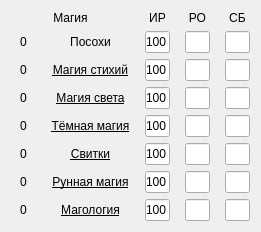
   <widget class="QWidget" name="verticalLayoutWidget_10">
    <property name="geometry">
     <rect>
      <x>820</x>
      <y>300</y>
      <width>261</width>
      <height>213</height>
     </rect>
    </property>
    <layout class="QVBoxLayout" name="verticalLayout_10">
     <item>
      <layout class="QHBoxLayout" name="horizontalLayout_70">
       <property name="spacing">
        <number>15</number>
       </property>
       <item>
        <widget class="QLabel" name="label_139">
         <property name="text">
          <string>Магия</string>
         </property>
         <property name="alignment">
          <set>Qt::AlignCenter</set>
         </property>
        </widget>
       </item>
       <item>
        <widget class="QLabel" name="label_140">
         <property name="maximumSize">
          <size>
           <width>25</width>
           <height>16777215</height>
          </size>
         </property>
         <property name="text">
          <string>ИР</string>
         </property>
         <property name="alignment">
          <set>Qt::AlignCenter</set>
         </property>
        </widget>
       </item>
       <item>
        <widget class="QLabel" name="label_141">
         <property name="maximumSize">
          <size>
           <width>25</width>
           <height>16777215</height>
          </size>
         </property>
         <property name="text">
          <string>РО</string>
         </property>
         <property name="alignment">
          <set>Qt::AlignCenter</set>
         </property>
        </widget>
       </item>
       <item>
        <widget class="QLabel" name="label_142">
         <property name="maximumSize">
          <size>
           <width>25</width>
           <height>16777215</height>
          </size>
         </property>
         <property name="text">
          <string>СБ</string>
         </property>
         <property name="alignment">
          <set>Qt::AlignCenter</set>
         </property>
        </widget>
       </item>
      </layout>
     </item>
     <item>
      <layout class="QHBoxLayout" name="horizontalLayout_71">
       <property name="spacing">
        <number>15</number>
       </property>
       <property name="leftMargin">
        <number>0</number>
       </property>
       <property name="rightMargin">
        <number>0</number>
       </property>
       <item>
        <widget class="QLabel" name="label_143">
         <property name="maximumSize">
          <size>
           <width>25</width>
           <height>16777215</height>
          </size>
         </property>
         <property name="text">
          <string>0</string>
         </property>
         <property name="alignment">
          <set>Qt::AlignCenter</set>
         </property>
        </widget>
       </item>
       <item>
        <widget class="QLabel" name="label_144">
         <property name="font">
          <font>
           <underline>false</underline>
          </font>
         </property>
         <property name="text">
          <string>Посохи</string>
         </property>
         <property name="alignment">
          <set>Qt::AlignCenter</set>
         </property>
        </widget>
       </item>
       <item>
        <widget class="QLineEdit" name="lineEdit_130">
         <property name="maximumSize">
          <size>
           <width>25</width>
           <height>16777215</height>
          </size>
         </property>
         <property name="text">
          <string>100</string>
         </property>
         <property name="alignment">
          <set>Qt::AlignCenter</set>
         </property>
        </widget>
       </item>
       <item>
        <widget class="QLineEdit" name="lineEdit_131">
         <property name="maximumSize">
          <size>
           <width>25</width>
           <height>16777215</height>
          </size>
         </property>
         <property name="alignment">
          <set>Qt::AlignCenter</set>
         </property>
        </widget>
       </item>
       <item>
        <widget class="QLineEdit" name="lineEdit_132">
         <property name="maximumSize">
          <size>
           <width>25</width>
           <height>16777215</height>
          </size>
         </property>
         <property name="alignment">
          <set>Qt::AlignCenter</set>
         </property>
        </widget>
       </item>
      </layout>
     </item>
     <item>
      <layout class="QHBoxLayout" name="horizontalLayout_72">
       <property name="spacing">
        <number>15</number>
       </property>
       <property name="leftMargin">
        <number>0</number>
       </property>
       <property name="rightMargin">
        <number>0</number>
       </property>
       <item>
        <widget class="QLabel" name="label_145">
         <property name="maximumSize">
          <size>
           <width>25</width>
           <height>16777215</height>
          </size>
         </property>
         <property name="text">
          <string>0</string>
         </property>
         <property name="alignment">
          <set>Qt::AlignCenter</set>
         </property>
        </widget>
       </item>
       <item>
        <widget class="QLabel" name="label_146">
         <property name="font">
          <font>
           <underline>true</underline>
          </font>
         </property>
         <property name="text">
          <string>Магия стихий</string>
         </property>
         <property name="alignment">
          <set>Qt::AlignCenter</set>
         </property>
        </widget>
       </item>
       <item>
        <widget class="QLineEdit" name="lineEdit_133">
         <property name="maximumSize">
          <size>
           <width>25</width>
           <height>16777215</height>
          </size>
         </property>
         <property name="text">
          <string>100</string>
         </property>
         <property name="alignment">
          <set>Qt::AlignCenter</set>
         </property>
        </widget>
       </item>
       <item>
        <widget class="QLineEdit" name="lineEdit_134">
         <property name="maximumSize">
          <size>
           <width>25</width>
           <height>16777215</height>
          </size>
         </property>
         <property name="alignment">
          <set>Qt::AlignCenter</set>
         </property>
        </widget>
       </item>
       <item>
        <widget class="QLineEdit" name="lineEdit_135">
         <property name="maximumSize">
          <size>
           <width>25</width>
           <height>16777215</height>
          </size>
         </property>
         <property name="alignment">
          <set>Qt::AlignCenter</set>
         </property>
        </widget>
       </item>
      </layout>
     </item>
     <item>
      <layout class="QHBoxLayout" name="horizontalLayout_73">
       <property name="spacing">
        <number>15</number>
       </property>
       <property name="leftMargin">
        <number>0</number>
       </property>
       <property name="rightMargin">
        <number>0</number>
       </property>
       <item>
        <widget class="QLabel" name="label_147">
         <property name="maximumSize">
          <size>
           <width>25</width>
           <height>16777215</height>
          </size>
         </property>
         <property name="text">
          <string>0</string>
         </property>
         <property name="alignment">
          <set>Qt::AlignCenter</set>
         </property>
        </widget>
       </item>
       <item>
        <widget class="QLabel" name="label_148">
         <property name="font">
          <font>
           <underline>true</underline>
          </font>
         </property>
         <property name="text">
          <string>Магия света</string>
         </property>
         <property name="alignment">
          <set>Qt::AlignCenter</set>
         </property>
        </widget>
       </item>
       <item>
        <widget class="QLineEdit" name="lineEdit_136">
         <property name="maximumSize">
          <size>
           <width>25</width>
           <height>16777215</height>
          </size>
         </property>
         <property name="text">
          <string>100</string>
         </property>
         <property name="alignment">
          <set>Qt::AlignCenter</set>
         </property>
        </widget>
       </item>
       <item>
        <widget class="QLineEdit" name="lineEdit_137">
         <property name="maximumSize">
          <size>
           <width>25</width>
           <height>16777215</height>
          </size>
         </property>
         <property name="alignment">
          <set>Qt::AlignCenter</set>
         </property>
        </widget>
       </item>
       <item>
        <widget class="QLineEdit" name="lineEdit_138">
         <property name="maximumSize">
          <size>
           <width>25</width>
           <height>16777215</height>
          </size>
         </property>
         <property name="alignment">
          <set>Qt::AlignCenter</set>
         </property>
        </widget>
       </item>
      </layout>
     </item>
     <item>
      <layout class="QHBoxLayout" name="horizontalLayout_74">
       <property name="spacing">
        <number>15</number>
       </property>
       <property name="leftMargin">
        <number>0</number>
       </property>
       <property name="rightMargin">
        <number>0</number>
       </property>
       <item>
        <widget class="QLabel" name="label_149">
         <property name="maximumSize">
          <size>
           <width>25</width>
           <height>16777215</height>
          </size>
         </property>
         <property name="text">
          <string>0</string>
         </property>
         <property name="alignment">
          <set>Qt::AlignCenter</set>
         </property>
        </widget>
       </item>
       <item>
        <widget class="QLabel" name="label_150">
         <property name="font">
          <font>
           <underline>true</underline>
          </font>
         </property>
         <property name="text">
          <string>Тёмная магия</string>
         </property>
         <property name="alignment">
          <set>Qt::AlignCenter</set>
         </property>
        </widget>
       </item>
       <item>
        <widget class="QLineEdit" name="lineEdit_139">
         <property name="maximumSize">
          <size>
           <width>25</width>
           <height>16777215</height>
          </size>
         </property>
         <property name="text">
          <string>100</string>
         </property>
         <property name="alignment">
          <set>Qt::AlignCenter</set>
         </property>
        </widget>
       </item>
       <item>
        <widget class="QLineEdit" name="lineEdit_140">
         <property name="maximumSize">
          <size>
           <width>25</width>
           <height>16777215</height>
          </size>
         </property>
         <property name="alignment">
          <set>Qt::AlignCenter</set>
         </property>
        </widget>
       </item>
       <item>
        <widget class="QLineEdit" name="lineEdit_141">
         <property name="maximumSize">
          <size>
           <width>25</width>
           <height>16777215</height>
          </size>
         </property>
         <property name="alignment">
          <set>Qt::AlignCenter</set>
         </property>
        </widget>
       </item>
      </layout>
     </item>
     <item>
      <layout class="QHBoxLayout" name="horizontalLayout_75">
       <property name="spacing">
        <number>15</number>
       </property>
       <property name="leftMargin">
        <number>0</number>
       </property>
       <property name="rightMargin">
        <number>0</number>
       </property>
       <item>
        <widget class="QLabel" name="label_151">
         <property name="maximumSize">
          <size>
           <width>25</width>
           <height>16777215</height>
          </size>
         </property>
         <property name="text">
          <string>0</string>
         </property>
         <property name="alignment">
          <set>Qt::AlignCenter</set>
         </property>
        </widget>
       </item>
       <item>
        <widget class="QLabel" name="label_152">
         <property name="font">
          <font>
           <underline>true</underline>
          </font>
         </property>
         <property name="text">
          <string>Свитки</string>
         </property>
         <property name="alignment">
          <set>Qt::AlignCenter</set>
         </property>
        </widget>
       </item>
       <item>
        <widget class="QLineEdit" name="lineEdit_142">
         <property name="maximumSize">
          <size>
           <width>25</width>
           <height>16777215</height>
          </size>
         </property>
         <property name="text">
          <string>100</string>
         </property>
         <property name="alignment">
          <set>Qt::AlignCenter</set>
         </property>
        </widget>
       </item>
       <item>
        <widget class="QLineEdit" name="lineEdit_143">
         <property name="maximumSize">
          <size>
           <width>25</width>
           <height>16777215</height>
          </size>
         </property>
         <property name="alignment">
          <set>Qt::AlignCenter</set>
         </property>
        </widget>
       </item>
       <item>
        <widget class="QLineEdit" name="lineEdit_144">
         <property name="maximumSize">
          <size>
           <width>25</width>
           <height>16777215</height>
          </size>
         </property>
         <property name="alignment">
          <set>Qt::AlignCenter</set>
         </property>
        </widget>
       </item>
      </layout>
     </item>
     <item>
      <layout class="QHBoxLayout" name="horizontalLayout_76">
       <property name="spacing">
        <number>15</number>
       </property>
       <property name="leftMargin">
        <number>0</number>
       </property>
       <property name="rightMargin">
        <number>0</number>
       </property>
       <item>
        <widget class="QLabel" name="label_153">
         <property name="maximumSize">
          <size>
           <width>25</width>
           <height>16777215</height>
          </size>
         </property>
         <property name="text">
          <string>0</string>
         </property>
         <property name="alignment">
          <set>Qt::AlignCenter</set>
         </property>
        </widget>
       </item>
       <item>
        <widget class="QLabel" name="label_154">
         <property name="font">
          <font>
           <underline>true</underline>
          </font>
         </property>
         <property name="text">
          <string>Рунная магия</string>
         </property>
         <property name="alignment">
          <set>Qt::AlignCenter</set>
         </property>
        </widget>
       </item>
       <item>
        <widget class="QLineEdit" name="lineEdit_145">
         <property name="maximumSize">
          <size>
           <width>25</width>
           <height>16777215</height>
          </size>
         </property>
         <property name="text">
          <string>100</string>
         </property>
         <property name="alignment">
          <set>Qt::AlignCenter</set>
         </property>
        </widget>
       </item>
       <item>
        <widget class="QLineEdit" name="lineEdit_146">
         <property name="maximumSize">
          <size>
           <width>25</width>
           <height>16777215</height>
          </size>
         </property>
         <property name="alignment">
          <set>Qt::AlignCenter</set>
         </property>
        </widget>
       </item>
       <item>
        <widget class="QLineEdit" name="lineEdit_147">
         <property name="maximumSize">
          <size>
           <width>25</width>
           <height>16777215</height>
          </size>
         </property>
         <property name="alignment">
          <set>Qt::AlignCenter</set>
         </property>
        </widget>
       </item>
      </layout>
     </item>
     <item>
      <layout class="QHBoxLayout" name="horizontalLayout_77">
       <property name="spacing">
        <number>15</number>
       </property>
       <property name="leftMargin">
        <number>0</number>
       </property>
       <property name="rightMargin">
        <number>0</number>
       </property>
       <item>
        <widget class="QLabel" name="label_155">
         <property name="maximumSize">
          <size>
           <width>25</width>
           <height>16777215</height>
          </size>
         </property>
         <property name="text">
          <string>0</string>
         </property>
         <property name="alignment">
          <set>Qt::AlignCenter</set>
         </property>
        </widget>
       </item>
       <item>
        <widget class="QLabel" name="label_156">
         <property name="font">
          <font>
           <underline>true</underline>
          </font>
         </property>
         <property name="text">
          <string>Магология</string>
         </property>
         <property name="alignment">
          <set>Qt::AlignCenter</set>
         </property>
        </widget>
       </item>
       <item>
        <widget class="QLineEdit" name="lineEdit_148">
         <property name="maximumSize">
          <size>
           <width>25</width>
           <height>16777215</height>
          </size>
         </property>
         <property name="text">
          <string>100</string>
         </property>
         <property name="alignment">
          <set>Qt::AlignCenter</set>
         </property>
        </widget>
       </item>
       <item>
        <widget class="QLineEdit" name="lineEdit_149">
         <property name="maximumSize">
          <size>
           <width>25</width>
           <height>16777215</height>
          </size>
         </property>
         <property name="alignment">
          <set>Qt::AlignCenter</set>
         </property>
        </widget>
       </item>
       <item>
        <widget class="QLineEdit" name="lineEdit_150">
         <property name="maximumSize">
          <size>
           <width>25</width>
           <height>16777215</height>
          </size>
         </property>
         <property name="alignment">
          <set>Qt::AlignCenter</set>
         </property>
        </widget>
       </item>
      </layout>
     </item>
    </layout>
   </widget>
